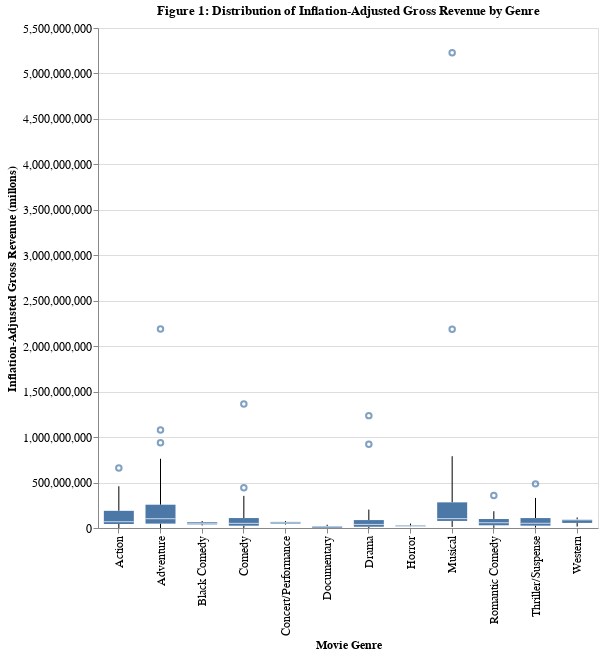

The notebook cell saved with this chart:
### Markdown cell above
`Comedy` has the most titles, followed by `Adventure` and `Drama`. Let's use a box plot to visualize the distribution of inflation-adjusted gross revenue for each genre.

### Code cell
genre_gross_boxplot = (
    alt.Chart(genre_gross)
    .mark_boxplot(extent=3, size=30)
    .encode(
        x=alt.X("genre:N", title="Movie Genre"),
        y=alt.Y(
            "inflation_adjusted_gross:Q",
            title="Inflation-Adjusted Gross Revenue (millons)",
        ),
    )
    .properties(
        title="Figure 1: Distribution of Inflation-Adjusted Gross Revenue by Genre",
        width=500,
        height=500,
    )
).configure_axis(labelFontSize=12, titleFontSize=12)

genre_gross_boxplot

### Figure 1 — Vega-Lite specification as saved in the notebook (floating-point values rounded to 4 significant figures; data arrays with more than 128 entries replaced by an {"elided": "..."} marker saying what was removed)
{"config": {"view": {"continuousWidth": 400, "continuousHeight": 300}, "axis": {"labelFontSize": 12, "titleFontSize": 12}}, "data": {"name": "data-9db7cf16bc53793206da2549ef0f1b7b"}, "mark": {"type": "boxplot", "extent": 3, "size": 30}, "encoding": {"x": {"type": "nominal", "field": "genre", "title": "Movie Genre"}, "y": {"type": "quantitative", "field": "inflation_adjusted_gross", "title": "Inflation-Adjusted Gross Revenue (millons)"}}, "height": 500, "title": "Figure 1: Distribution of Inflation-Adjusted Gross Revenue by Genre", "width": 500, "$schema": "https://vega.github.io/schema/vega-lite/v4.8.1.json", "datasets": {"data-9db7cf16bc53793206da2549ef0f1b7b": {"elided": "562 records"}}}
